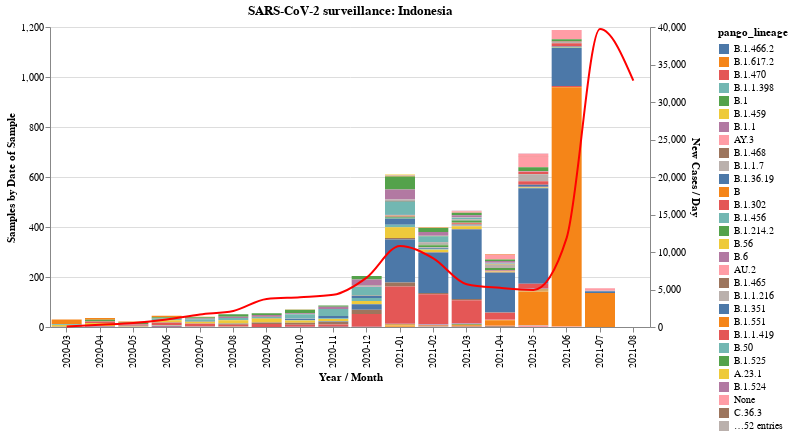

Source (notebook cell):
### Code cell
gisaid_data = (
    indonesia_metadata.groupby(["date_yearmon", "pango_lineage"])
    .count()
    .reset_index()
)
idn_owid_data = (
    owid_data[owid_data.iso_code == "IDN"]
    .groupby(["year_mon"])
    .new_cases.mean()
    .reset_index()
)
gisaid = (
    alt.Chart(gisaid_data, width=600, title="SARS-CoV-2 surveillance: Indonesia")
    .mark_bar()
    .encode(
        alt.X("date_yearmon", title="Year / Month"),
        y=alt.Y("sum(virus)", title="Samples by Date of Sample"),
        color=alt.Color("pango_lineage", sort="-y"),
        tooltip=["pango_lineage", "virus"],
    )
)
owid = (
    alt.Chart(idn_owid_data)
    .mark_line(stroke="red", interpolate="monotone")
    .encode(
        alt.X("year_mon", title="Year / Month"),
        alt.Y("new_cases", title="New Cases / Day"),
    )
)
alt.layer(gisaid, owid).resolve_scale(y="independent")

### Figure 1 — Vega-Lite specification as saved in the notebook (floating-point values rounded to 4 significant figures; data arrays with more than 128 entries replaced by an {"elided": "..."} marker saying what was removed)
{"config": {"view": {"continuousWidth": 400, "continuousHeight": 300}}, "layer": [{"data": {"name": "data-1f2a4adc2eb97efe9dba50c54bcff171"}, "mark": "bar", "encoding": {"color": {"type": "nominal", "field": "pango_lineage", "sort": "-y"}, "tooltip": [{"type": "nominal", "field": "pango_lineage"}, {"type": "quantitative", "field": "virus"}], "x": {"type": "nominal", "field": "date_yearmon", "title": "Year / Month"}, "y": {"type": "quantitative", "aggregate": "sum", "field": "virus", "title": "Samples by Date of Sample"}}, "title": "SARS-CoV-2 surveillance: Indonesia", "width": 600}, {"data": {"name": "data-1a4bd87d3cf45c3a705b6d4e782218fd"}, "mark": {"type": "line", "interpolate": "monotone", "stroke": "red"}, "encoding": {"x": {"type": "nominal", "field": "year_mon", "title": "Year / Month"}, "y": {"type": "quantitative", "field": "new_cases", "title": "New Cases / Day"}}}], "resolve": {"scale": {"y": "independent"}}, "$schema": "https://vega.github.io/schema/vega-lite/v4.8.1.json", "datasets": {"data-1f2a4adc2eb97efe9dba50c54bcff171": {"elided": "275 records"}, "data-1a4bd87d3cf45c3a705b6d4e782218fd": [{"year_mon": "2020-03", "new_cases": 50.93}, {"year_mon": "2020-04", "new_cases": 286.3}, {"year_mon": "2020-05", "new_cases": 527.6}, {"year_mon": "2020-06", "new_cases": 997.1}, {"year_mon": "2020-07", "new_cases": 1677.0}, {"year_mon": "2020-08", "new_cases": 2143.0}, {"year_mon": "2020-09", "new_cases": 3740.0}, {"year_mon": "2020-10", "new_cases": 3970.0}, {"year_mon": "2020-11", "new_cases": 4293.0}, {"year_mon": "2020-12", "new_cases": 6591.0}, {"year_mon": "2021-01", "new_cases": 10810.0}, {"year_mon": "2021-02", "new_cases": 9154.0}, {"year_mon": "2021-03", "new_cases": 5712.0}, {"year_mon": "2021-04", "new_cases": 5222.0}, {"year_mon": "2021-05", "new_cases": 4946.0}, {"year_mon": "2021-06", "new_cases": 11890.0}, {"year_mon": "2021-07", "new_cases": 39720.0}, {"year_mon": "2021-08", "new_cases": 32850.0}]}}
